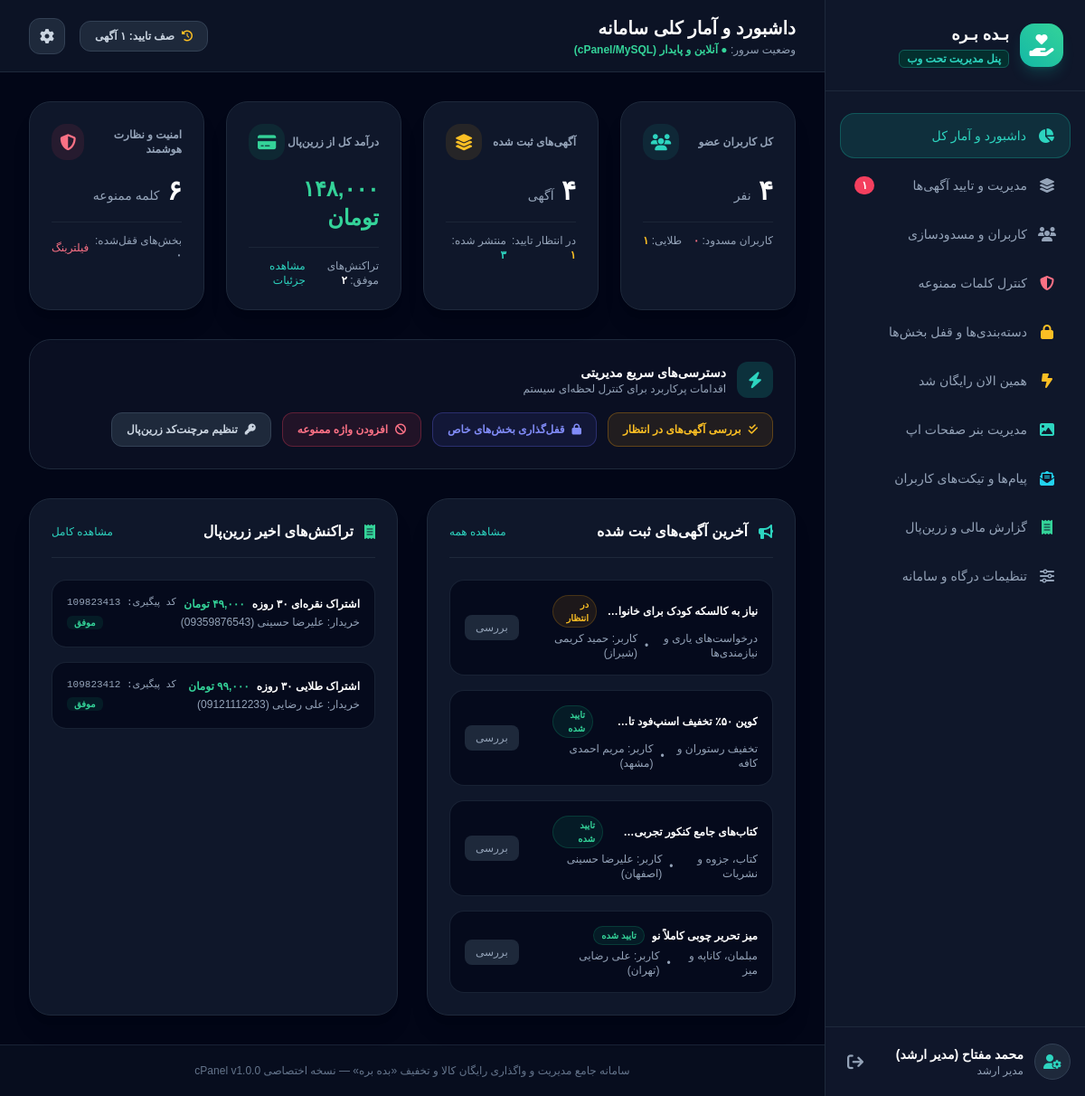
The app's page /dashboard.php (signed in) with its own data.
### tables this page shows
CREATE TABLE IF NOT EXISTS `listings` (
  `id` INT AUTO_INCREMENT PRIMARY KEY,
  `user_id` INT NOT NULL,
  `title` VARCHAR(200) NOT NULL,
  `description` TEXT NOT NULL,
  `category_id` VARCHAR(50) NOT NULL,
  `type` ENUM('FREE_GIFT', 'DISCOUNT', 'REQUEST') NOT NULL,
  `status` ENUM('PENDING', 'APPROVED', 'REJECTED', 'RESERVED', 'EXPIRED') DEFAULT 'APPROVED',
  `rejection_reason` TEXT DEFAULT NULL,
  `city` VARCHAR(50) NOT NULL,
  `approximate_location` VARCHAR(100) DEFAULT NULL,
  `visibility_tier` ENUM('FREE', 'SILVER', 'GOLD', 'DIAMOND') DEFAULT 'FREE',
  `is_reserved` TINYINT(1) DEFAULT 0,
  `reserved_by_user_id` INT DEFAULT NULL,
  `discount_type` VARCHAR(30) DEFAULT NULL,
  `discount_percentage` INT DEFAULT NULL,
  `discount_amount_toman` BIGINT DEFAULT NULL,
  `discount_code` VARCHAR(50) DEFAULT NULL,
  `image_url` MEDIUMTEXT DEFAULT NULL,
  `views_count` INT DEFAULT 0,
  `created_at` TIMESTAMP DEFAULT CURRENT_TIMESTAMP,
  FOREIGN KEY (`user_id`) REFERENCES `users`(`id`) ON DELETE CASCADE,
  FOREIGN KEY (`category_id`) REFERENCES `categories`(`id`)
);

CREATE TABLE IF NOT EXISTS `categories` (
  `id` VARCHAR(50) PRIMARY KEY,
  `parent_id` VARCHAR(50) DEFAULT NULL,
  `name_fa` VARCHAR(100) NOT NULL,
  `icon_name` VARCHAR(50) NOT NULL DEFAULT 'card_giftcard',
  `type` ENUM('FREE_GIFT', 'DISCOUNT', 'REQUEST') NOT NULL,
  `is_locked` TINYINT(1) DEFAULT 0,
  `lock_message` VARCHAR(255) DEFAULT 'ثبت آگهی در این بخش موقتاً غیرفعال است.',
  `display_order` INT DEFAULT 0,
  FOREIGN KEY (`parent_id`) REFERENCES `categories`(`id`) ON DELETE CASCADE
);

CREATE TABLE IF NOT EXISTS `users` (
  `id` INT AUTO_INCREMENT PRIMARY KEY,
  `phone` VARCHAR(15) NOT NULL UNIQUE,
  `full_name` VARCHAR(100) NOT NULL,
  `national_id` VARCHAR(10) DEFAULT NULL,
  `city` VARCHAR(50) DEFAULT 'تهران',
  `province` VARCHAR(50) DEFAULT 'تهران',
  `tier` ENUM('FREE', 'SILVER', 'GOLD', 'DIAMOND') DEFAULT 'FREE',
  `tier_expires_at` DATETIME DEFAULT NULL,
  `is_banned` TINYINT(1) DEFAULT 0,
  `ban_reason` TEXT DEFAULT NULL,
  `can_post_listing` TINYINT(1) DEFAULT 1,
  `wallet_balance` BIGINT DEFAULT 0,
  `created_at` TIMESTAMP DEFAULT CURRENT_TIMESTAMP
);

CREATE TABLE IF NOT EXISTS `transactions` (
  `id` INT AUTO_INCREMENT PRIMARY KEY,
  `user_id` INT NOT NULL,
  `amount_toman` BIGINT NOT NULL,
  `plan_name` VARCHAR(50) NOT NULL,
  `zarinpal_authority` VARCHAR(60) DEFAULT NULL,
  `zarinpal_ref_id` VARCHAR(60) DEFAULT NULL,
  `status` ENUM('PENDING', 'SUCCESS', 'FAILED') DEFAULT 'PENDING',
  `card_pan` VARCHAR(30) DEFAULT NULL,
  `description` VARCHAR(255) DEFAULT NULL,
  `created_at` TIMESTAMP DEFAULT CURRENT_TIMESTAMP,
  FOREIGN KEY (`user_id`) REFERENCES `users`(`id`) ON DELETE CASCADE
);

### config.php (called while the page is built, shortened)
<?php
function persianNumber($number) {
    $en = ['0','1','2','3','4','5','6','7','8','9'];
    $fa = ['۰','۱','۲','۳','۴','۵','۶','۷','۸','۹'];
    return str_replace($en, $fa, (string)$number);
}
function formatToman($amount) {
    return persianNumber(number_format((float)$amount)) . ' تومان';
}

### dashboard.php (the view, shortened to what this page needs)
<?php
require_once 'header.php';
$db = getDB();
$totalUsers = $db->query("SELECT COUNT(*) FROM users")->fetchColumn();
$bannedUsers = $db->query("SELECT COUNT(*) FROM users WHERE is_banned = 1")->fetchColumn();
$goldUsers = $db->query("SELECT COUNT(*) FROM users WHERE tier = 'GOLD'")->fetchColumn();
$totalListings = $db->query("SELECT COUNT(*) FROM listings")->fetchColumn();
$pendingListings = $db->query("SELECT COUNT(*) FROM listings WHERE status = 'PENDING'")->fetchColumn();
$approvedListings = $db->query("SELECT COUNT(*) FROM listings WHERE status = 'APPROVED'")->fetchColumn();
$totalRevenue = $db->query("SELECT COALESCE(SUM(amount_toman), 0) FROM transactions WHERE status = 'SUCCESS'")->fetchColumn();
$totalTransactions = $db->query("SELECT COUNT(*) FROM transactions WHERE status = 'SUCCESS'")->fetchColumn();
$lockedCategories = $db->query("SELECT COUNT(*) FROM categories WHERE is_locked = 1")->fetchColumn();
$forbiddenWordsCount = $db->query("SELECT COUNT(*) FROM forbidden_words")->fetchColumn();
$stmt = $db->query("SELECT l.*, u.full_name as owner_name, u.phone as owner_phone, c.name_fa as category_name
                    FROM listings l
                    JOIN users u ON l.user_id = u.id
                    JOIN categories c ON l.category_id = c.id
                    ORDER BY l.id DESC LIMIT 5");
$recentListings = $stmt->fetchAll();
$stmt2 = $db->query("SELECT t.*, u.full_name as user_name, u.phone as user_phone
                     FROM transactions t
                     JOIN users u ON t.user_id = u.id
                     ORDER BY t.id DESC LIMIT 5");
$recentTransactions = $stmt2->fetchAll();
?>
<div class="grid grid-cols-1 md:grid-cols-2 lg:grid-cols-4 gap-6">
    <div class="bg-slate-900 border border-slate-800 rounded-3xl p-6 relative overflow-hidden shadow-xl hover:border-slate-700 transition">
        <div class="flex items-center justify-between">
            <span class="text-slate-400 text-xs font-semibold">کل کاربران عضو</span>
            <div class="w-10 h-10 rounded-2xl bg-teal-500/10 text-teal-400 flex items-center justify-center text-lg">
                <i class="fa-solid fa-users"></i>
            </div>
        </div>
        <div class="text-3xl font-black text-white mt-4"><?= persianNumber($totalUsers) ?> <span class="text-sm font-normal text-slate-400">نفر</span></div>
        <div class="mt-4 pt-3 border-t border-slate-800/80 flex items-center justify-between text-xs text-slate-400">
            <span>کاربران مسدود: <b class="text-rose-400"><?= persianNumber($bannedUsers) ?></b></span>
            <span>طلایی: <b class="text-amber-400"><?= persianNumber($goldUsers) ?></b></span>
        </div>
    </div>
    <div class="bg-slate-900 border border-slate-800 rounded-3xl p-6 relative overflow-hidden shadow-xl hover:border-slate-700 transition">
        <div class="flex items-center justify-between">
            <span class="text-slate-400 text-xs font-semibold">آگهی‌های ثبت شده</span>
            <div class="w-10 h-10 rounded-2xl bg-amber-500/10 text-amber-400 flex items-center justify-center text-lg">
                <i class="fa-solid fa-layer-group"></i>
            </div>
        </div>
        <div class="text-3xl font-black text-white mt-4"><?= persianNumber($totalListings) ?> <span class="text-sm font-normal text-slate-400">آگهی</span></div>
        <div class="mt-4 pt-3 border-t border-slate-800/80 flex items-center justify-between text-xs text-slate-400">
            <span>در انتظار تایید: <b class="text-amber-400"><?= persianNumber($pendingListings) ?></b></span>
            <span>منتشر شده: <b class="text-teal-400"><?= persianNumber($approvedListings) ?></b></span>
        </div>
    </div>
    <div class="bg-slate-900 border border-slate-800 rounded-3xl p-6 relative overflow-hidden shadow-xl hover:border-slate-700 transition">
        <div class="flex items-center justify-between">
            <span class="text-slate-400 text-xs font-semibold">درآمد کل از زرین‌پال</span>
            <div class="w-10 h-10 rounded-2xl bg-emerald-500/10 text-emerald-400 flex items-center justify-center text-lg">
                <i class="fa-solid fa-credit-card"></i>
            </div>
        </div>
        <div class="text-2xl font-black text-emerald-400 mt-4"><?= formatToman($totalRevenue) ?></div>
        <div class="mt-4 pt-3 border-t border-slate-800/80 flex items-center justify-between text-xs text-slate-400">
            <span>تراکنش‌های موفق: <b class="text-white"><?= persianNumber($totalTransactions) ?></b></span>
            <a href="financial.php" class="text-teal-400 hover:underline">مشاهده جزئیات</a>
        </div>
    </div>
    <div class="bg-slate-900 border border-slate-800 rounded-3xl p-6 relative overflow-hidden shadow-xl hover:border-slate-700 transition">
        <div class="flex items-center justify-between">
            <span class="text-slate-400 text-xs font-semibold">امنیت و نظارت هوشمند</span>
            <div class="w-10 h-10 rounded-2xl bg-rose-500/10 text-rose-400 flex items-center justify-center text-lg">
                <i class="fa-solid fa-shield-halved"></i>
            </div>
        </div>
        <div class="text-3xl font-black text-white mt-4"><?= persianNumber($forbiddenWordsCount) ?> <span class="text-sm font-normal text-slate-400">کلمه ممنوعه</span></div>
        <div class="mt-4 pt-3 border-t border-slate-800/80 flex items-center justify-between text-xs text-slate-400">
            <span>بخش‌های قفل‌شده: <b class="<?= $lockedCategories > 0 ? 'text-amber-400' : 'text-slate-400' ?>"><?= persianNumber($lockedCategories) ?></b></span>
            <a href="content_control.php" class="text-rose-400 hover:underline">فیلترینگ</a>
        </div>
    </div>
</div>
<div class="bg-slate-900/60 border border-slate-800 rounded-3xl p-6 flex flex-wrap items-center justify-between gap-4">
    <div class="flex items-center gap-3">
        <div class="w-10 h-10 rounded-xl bg-teal-500/20 text-teal-400 flex items-center justify-center text-lg">
            <i class="fa-solid fa-bolt"></i>
        </div>
        <div>
            <h3 class="font-bold text-white text-sm">دسترسی‌های سریع مدیریتی</h3>
            <p class="text-xs text-slate-400">اقدامات پرکاربرد برای کنترل لحظه‌ای سیستم</p>
        </div>
    </div>
    <div class="flex items-center flex-wrap gap-3">
        <a href="listings.php?status=PENDING" class="bg-amber-500/10 border border-amber-500/30 hover:bg-amber-500/20 text-amber-400 px-4 py-2.5 rounded-xl text-xs font-bold transition flex items-center gap-2">
            <i class="fa-solid fa-check-double"></i>
            <span>بررسی آگهی‌های در انتظار</span>
        </a>
        <a href="categories.php" class="bg-indigo-500/10 border border-indigo-500/30 hover:bg-indigo-500/20 text-indigo-400 px-4 py-2.5 rounded-xl text-xs font-bold transition flex items-center gap-2">
            <i class="fa-solid fa-lock"></i>
            <span>قفل‌گذاری بخش‌های خاص</span>
        </a>
        <a href="content_control.php" class="bg-rose-500/10 border border-rose-500/30 hover:bg-rose-500/20 text-rose-400 px-4 py-2.5 rounded-xl text-xs font-bold transition flex items-center gap-2">
            <i class="fa-solid fa-ban"></i>
            <span>افزودن واژه ممنوعه</span>
        </a>
        <a href="settings.php" class="bg-slate-800 border border-slate-700 hover:bg-slate-700 text-slate-300 px-4 py-2.5 rounded-xl text-xs font-bold transition flex items-center gap-2">
            <i class="fa-solid fa-key"></i>
            <span>تنظیم مرچنت‌کد زرین‌پال</span>
        </a>
    </div>
</div>
<div class="grid grid-cols-1 lg:grid-cols-2 gap-8">
    <div class="bg-slate-900 border border-slate-800 rounded-3xl p-6 shadow-xl">
        <div class="flex items-center justify-between mb-6 pb-4 border-b border-slate-800">
            <div class="flex items-center gap-3">
                <i class="fa-solid fa-bullhorn text-teal-400"></i>
                <h3 class="font-bold text-white text-base">آخرین آگهی‌های ثبت شده</h3>
            </div>
            <a href="listings.php" class="text-xs text-teal-400 hover:underline">مشاهده همه</a>
        </div>
        <div class="space-y-4">
            <?php if (empty($recentListings)): ?>
                <div class="text-center py-8 text-slate-500 text-sm">هیچ آگهی‌ای هنوز ثبت نشده است.</div>
            <?php else: ?>
                <?php foreach ($recentListings as $listing): ?>
                    <div class="bg-slate-950/70 border border-slate-800/80 rounded-2xl p-4 flex items-center justify-between hover:border-slate-700 transition">
                        <div class="space-y-1 max-w-[70%]">
                            <div class="flex items-center gap-2">
                                <span class="text-xs font-bold text-white line-clamp-1"><?= htmlspecialchars($listing['title']) ?></span>
                                <?php if ($listing['status'] === 'APPROVED'): ?>
                                    <span class="bg-emerald-500/10 text-emerald-400 border border-emerald-500/20 text-[10px] px-2 py-0.5 rounded-full font-bold">تایید شده</span>
                                <?php elseif ($listing['status'] === 'PENDING'): ?>
                                    <span class="bg-amber-500/10 text-amber-400 border border-amber-500/20 text-[10px] px-2 py-0.5 rounded-full font-bold">در انتظار</span>
                                <?php else: ?>
                                    <span class="bg-rose-500/10 text-rose-400 border border-rose-500/20 text-[10px] px-2 py-0.5 rounded-full font-bold">رد شده</span>
                                <?php endif; ?>
                            </div>
                            <div class="text-xs text-slate-400 flex items-center gap-2">
                                <span><?= htmlspecialchars($listing['category_name']) ?></span>
                                <span>•</span>
                                <span>کاربر: <?= htmlspecialchars($listing['owner_name']) ?> (<?= htmlspecialchars($listing['city']) ?>)</span>
                            </div>
                        </div>
                        <a href="listings.php" class="text-slate-400 hover:text-teal-400 text-xs px-3 py-1.5 rounded-lg bg-slate-800 hover:bg-slate-700 transition">
                            بررسی
                        </a>
                    </div>
                <?php endforeach; ?>
            <?php endif; ?>
        </div>
    </div>
    <div class="bg-slate-900 border border-slate-800 rounded-3xl p-6 shadow-xl">
        <div class="flex items-center justify-between mb-6 pb-4 border-b border-slate-800">
            <div class="flex items-center gap-3">
                <i class="fa-solid fa-receipt text-emerald-400"></i>
                <h3 class="font-bold text-white text-base">تراکنش‌های اخیر زرین‌پال</h3>
            </div>
            <a href="financial.php" class="text-xs text-teal-400 hover:underline">مشاهده کامل</a>
        </div>
        <div class="space-y-4">
            <?php if (empty($recentTransactions)): ?>
                <div class="text-center py-8 text-slate-500 text-sm">هیچ تراکنشی هنوز ثبت نشده است.</div>
            <?php else: ?>
                <?php foreach ($recentTransactions as $tx): ?>
                    <div class="bg-slate-950/70 border border-slate-800/80 rounded-2xl p-4 flex items-center justify-between hover:border-slate-700 transition">
                        <div class="space-y-1">
                            <div class="flex items-center gap-2">
                                <span class="text-xs font-bold text-white"><?= htmlspecialchars($tx['plan_name']) ?></span>
                                <span class="text-xs font-bold text-emerald-400"><?= formatToman($tx['amount_toman']) ?></span>
                            </div>
                            <div class="text-xs text-slate-400">
                                خریدار: <?= htmlspecialchars($tx['user_name']) ?> (<?= htmlspecialchars($tx['user_phone']) ?>)
                            </div>
                        </div>
                        <div class="text-left">
                            <span class="text-[11px] font-mono text-slate-400 block">کد پیگیری: <?= htmlspecialchars($tx['zarinpal_ref_id'] ?? '---') ?></span>
                            <span class="text-[10px] text-emerald-400 font-bold bg-emerald-500/10 px-2 py-0.5 rounded-md">موفق</span>
                        </div>
                    </div>
                <?php endforeach; ?>
            <?php endif; ?>
        </div>
    </div>
</div>
<?php require_once 'footer.php'; ?>

### records on screen
listings: title "نیاز به کالسکه کودک برای…", status "در انتظار", category.name_fa "درخواست‌های یاری و نیازمندی‌ها", user.full_name "حمید کریمی", city "شیراز"
listings: title "کوپن ۵۰٪ تخفیف اسنپ‌فود…", status "تایید شده", category.name_fa "تخفیف رستوران و کافه", user.full_name "مریم احمدی", city "مشهد"
listings: title "کتاب‌های جامع کنکور…", status "تایید شده", category.name_fa "کتاب، جزوه و نشریات", user.full_name "علیرضا حسینی", city "اصفهان"
listings: title "میز تحریر چوبی کاملاً نو", status "تایید شده", category.name_fa "مبلمان، کاناپه و میز", user.full_name "علی رضایی", city "تهران"
transactions: plan_name "اشتراک نقره‌ای ۳۰ روزه", amount_toman "۴۹,۰۰۰ تومان", user.full_name "علیرضا حسینی", user.phone "09359876543", zarinpal_ref "109823413"
transactions: plan_name "اشتراک طلایی ۳۰ روزه", amount_toman "۹۹,۰۰۰ تومان", user.full_name "علی رضایی", user.phone "09121112233", zarinpal_ref "109823412"

### other values on screen
persianNumber($pendingListingsCount) "۱"
$adminName "محمد مفتاح (مدیر ارشد)"
$pageTitle "داشبورد و آمار کلی سامانه"
persianNumber($bannedUsers) "۰"
persianNumber($goldUsers) "۱"
persianNumber($totalListings) "۴"
persianNumber($pendingListings) "۱"
persianNumber($approvedListings) "۳"
formatToman($totalRevenue) "۱۴۸,۰۰۰ تومان"
persianNumber($totalTransactions) "۲"
persianNumber($forbiddenWordsCount) "۶"
persianNumber($lockedCategories) "۰"
